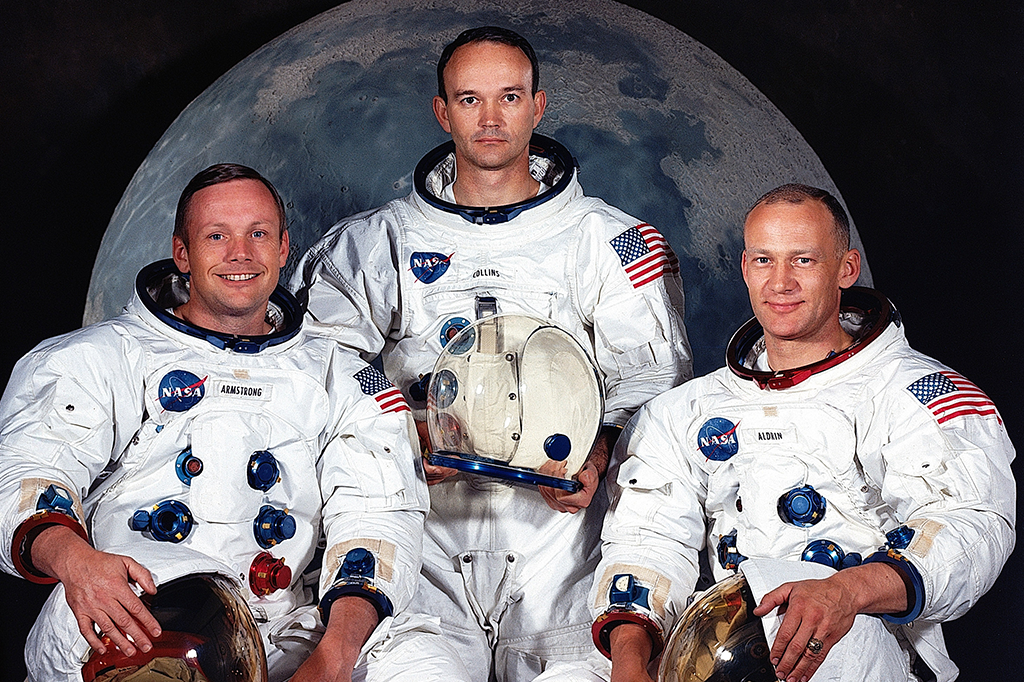
#> input picture img_sample/astro.png, 1024 x 682 px, found by its file name
$ jupyter execute 'Facedetection using opencv.ipynb'
#> lines starting #> are read from the running program, lines starting #| are printed output that depends on the picture; after the words box and inside, x2 and y2 are one past the last pixel; in counts of white or black regions, pixels touching at a corner belong together
[cell 1]
import cv2
import matplotlib.pyplot as plt

def show_image(img, title, colorspace):
    dpi = 96
    figsize = (img.shape[1] / dpi, img.shape[0] / dpi)
    fig, ax = plt.subplots(figsize = figsize, dpi = dpi)
    if colorspace == 'RGB':
        plt.imshow(cv2.cvtColor(img, cv2.COLOR_BGR2RGB), interpolation = 'spline16')
    if colorspace == 'gray':
        plt.imshow(img, cmap = 'gray')
    plt.title(title, fontsize = 12)
    ax.axis('off')
    plt.show()

face_cascade = cv2.CascadeClassifier('haarcascade_frontalface_default.xml')
img = cv2.imread('/home/vitor/Downloads/astro.png')
#> img is the input picture: shape (682, 1024, 3); mean B, G, R 116.5, 112.7, 120.1
gray = cv2.cvtColor(img, cv2.COLOR_BGR2GRAY)
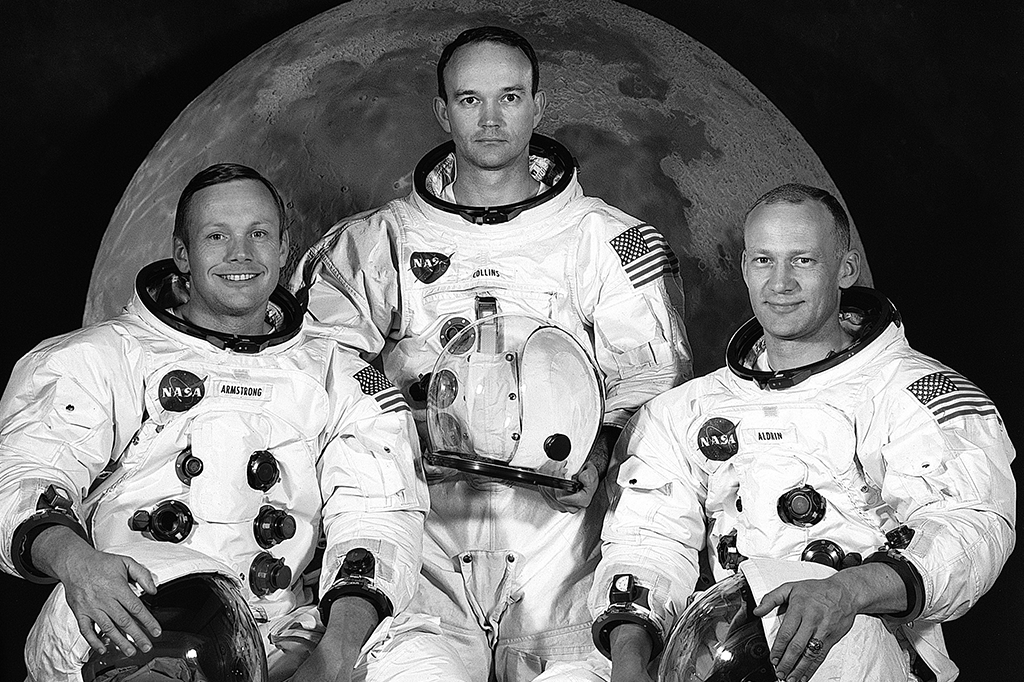
#> gray: shape (682, 1024); min 0, max 255, mean 115.4

faces = face_cascade.detectMultiScale(gray, 1.1, 4)
#> faces = [[440, 59, 102, 102], [729, 217, 110, 110], [181, 190, 115, 115]]


for (x, y, w, h) in faces:
    cv2.rectangle(img, (x, y), (x + w, y + h), (255, 0, 0), 2)
#> this loop made 3 passes
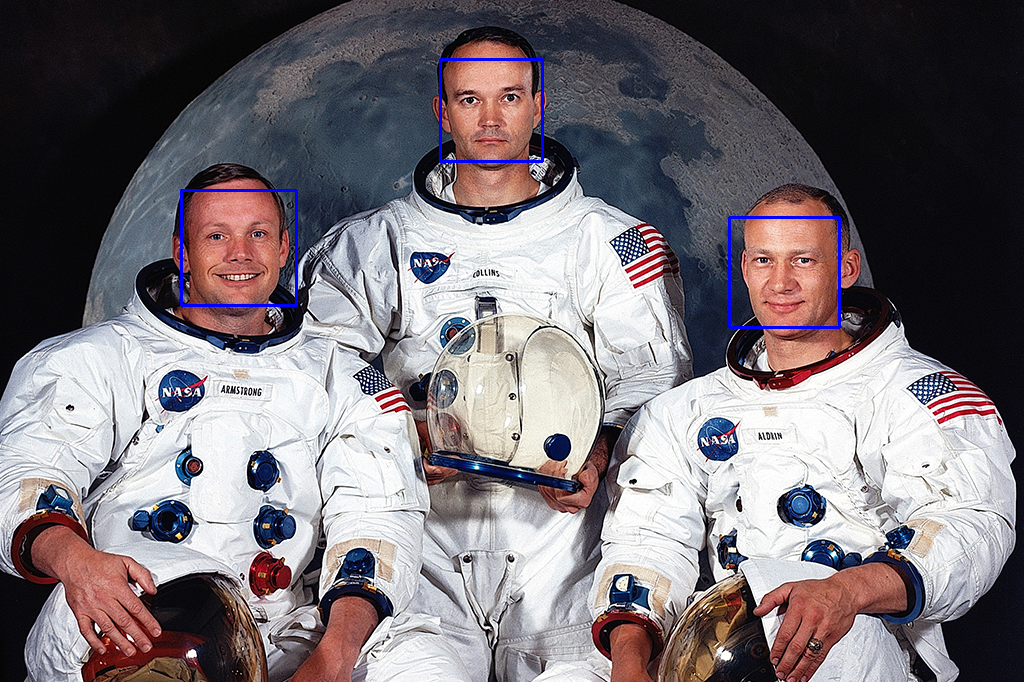
#> img: shape (682, 1024, 3); 0.56% of pixels changed, all inside (x1, y1, x2, y2) = (180, 58, 841, 329)

show_image(img, 'Face detect', 'RGB')

$ run again, with img_sample/leao.jpg saved as img_sample/astro.png
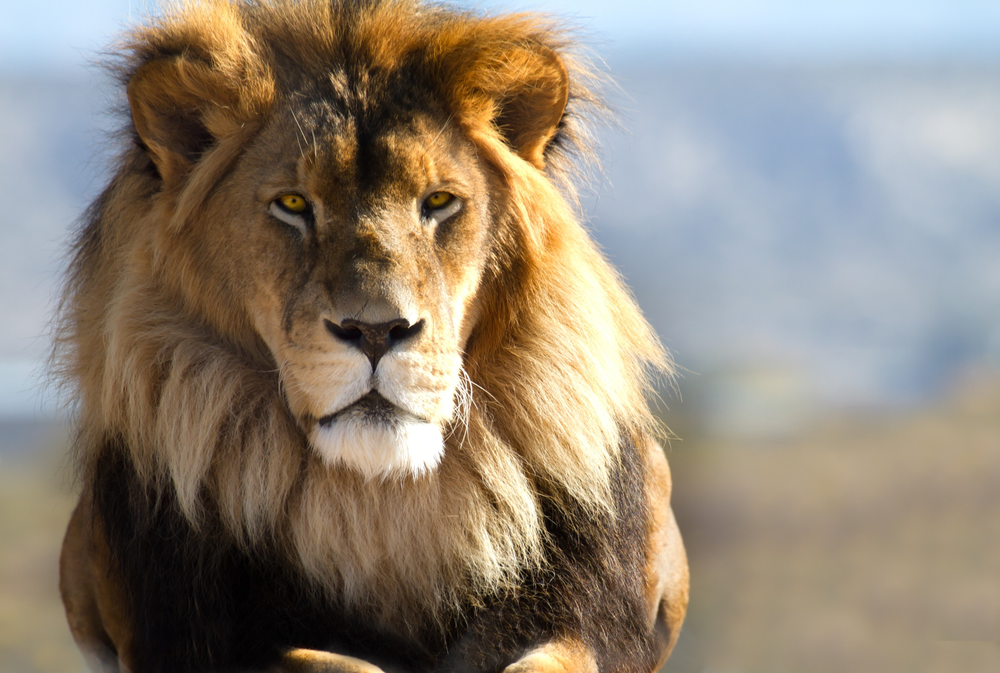
#> input picture img_sample/leao.jpg, 1000 x 673 px, shrunk from 2500 x 1682 before the run, found by its file name
#> img is the input picture: shape (673, 1000, 3); mean B, G, R 119.6, 133.6, 144.2
#> `gray = cv2.cvtColor(img, cv2.COLOR_BGR2GRAY)`:
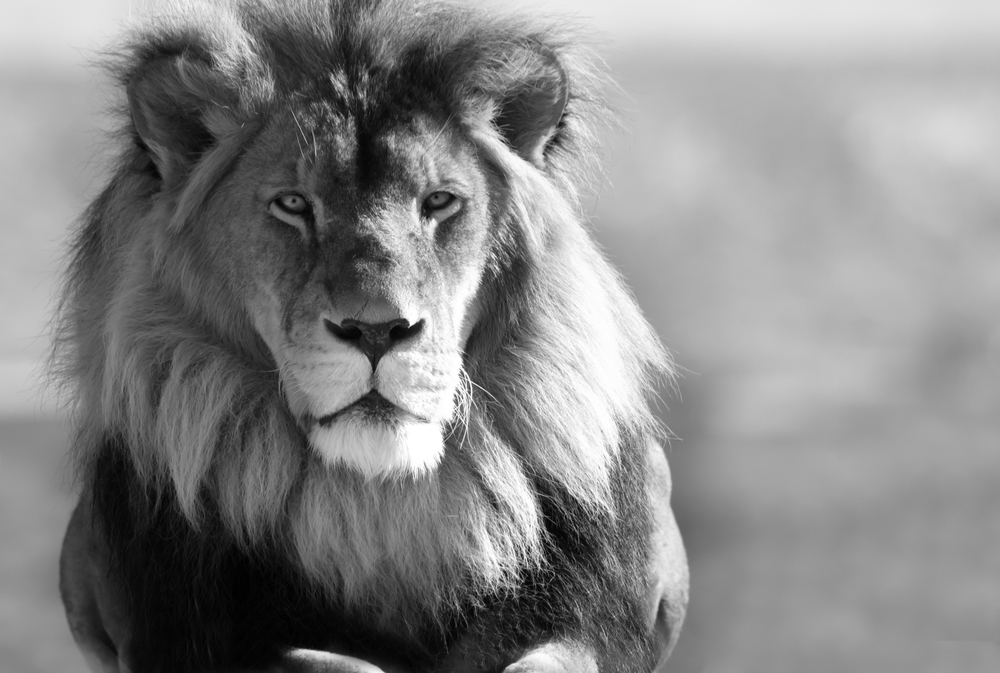
#> gray: shape (673, 1000); min 0, max 255, mean 135.2
#> faces = [[395, 355, 30, 30]]
#> the loop `for (x, y, w, h) in faces:` made 1 pass
#> after the loop `for (x, y, w, h) in faces:`:
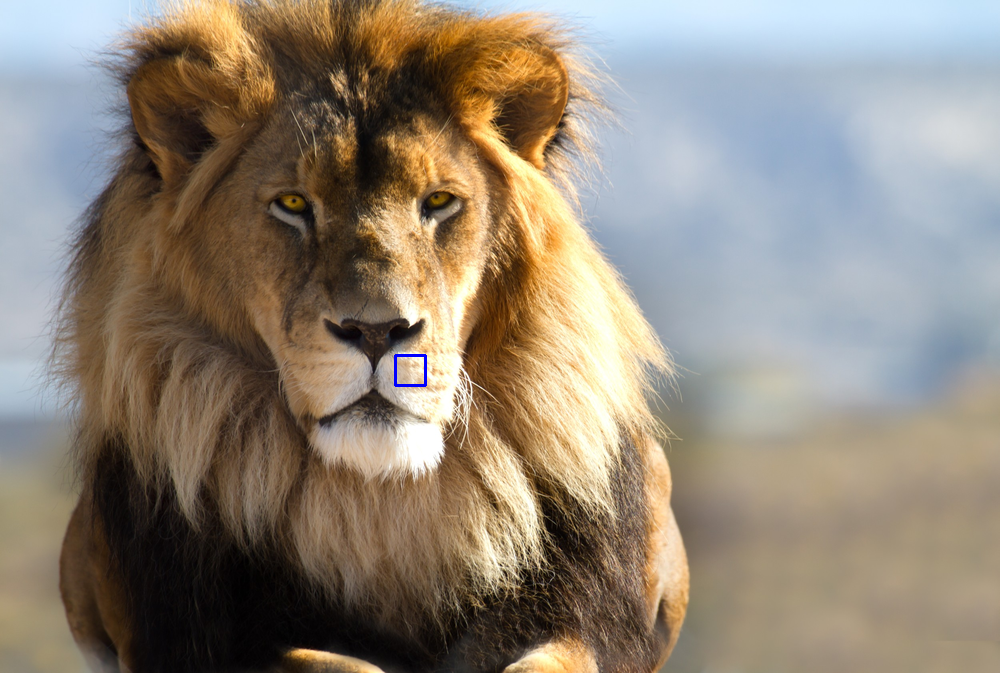
#> img: shape (673, 1000, 3); 0.05% of pixels changed, all inside (x1, y1, x2, y2) = (394, 354, 427, 387)
